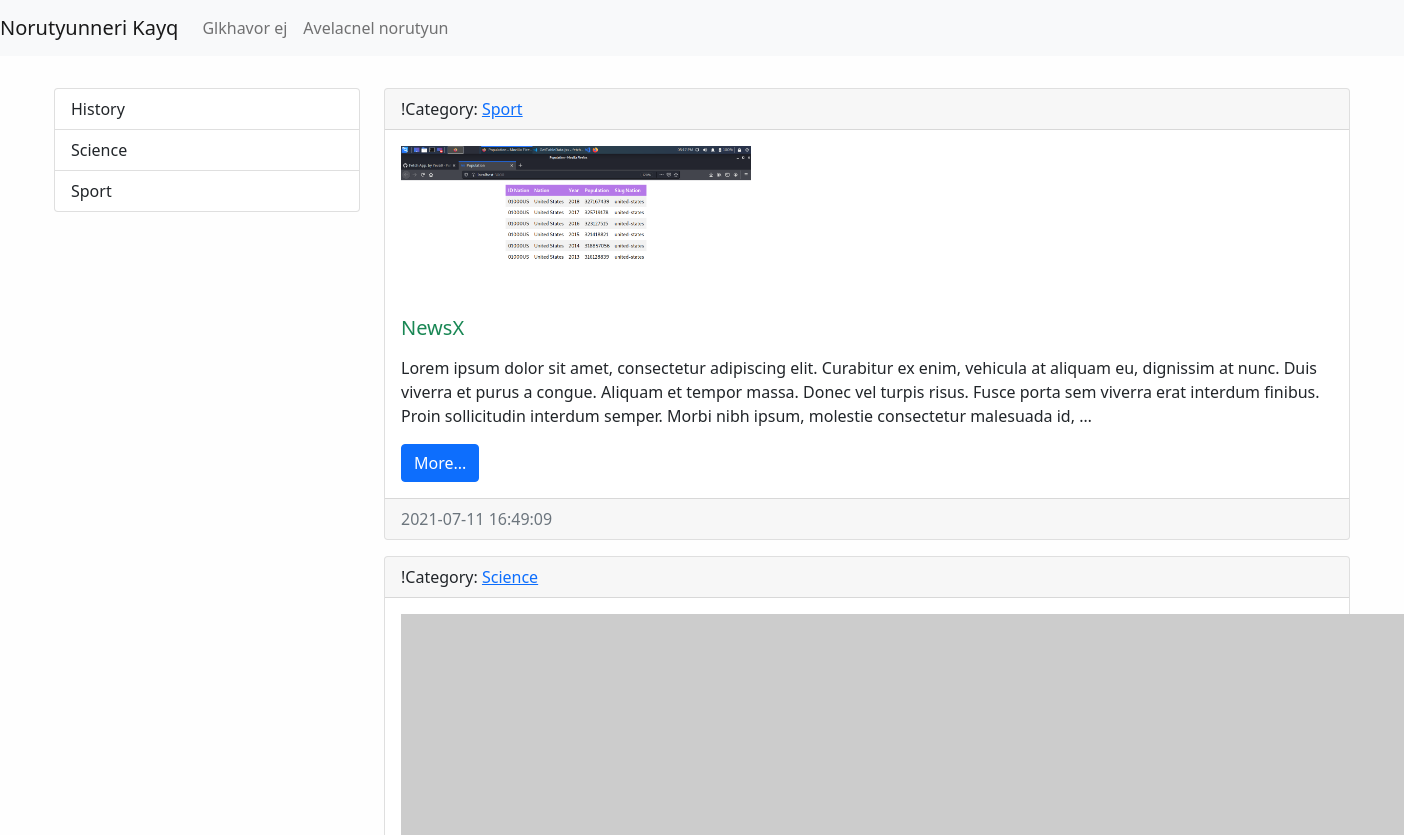
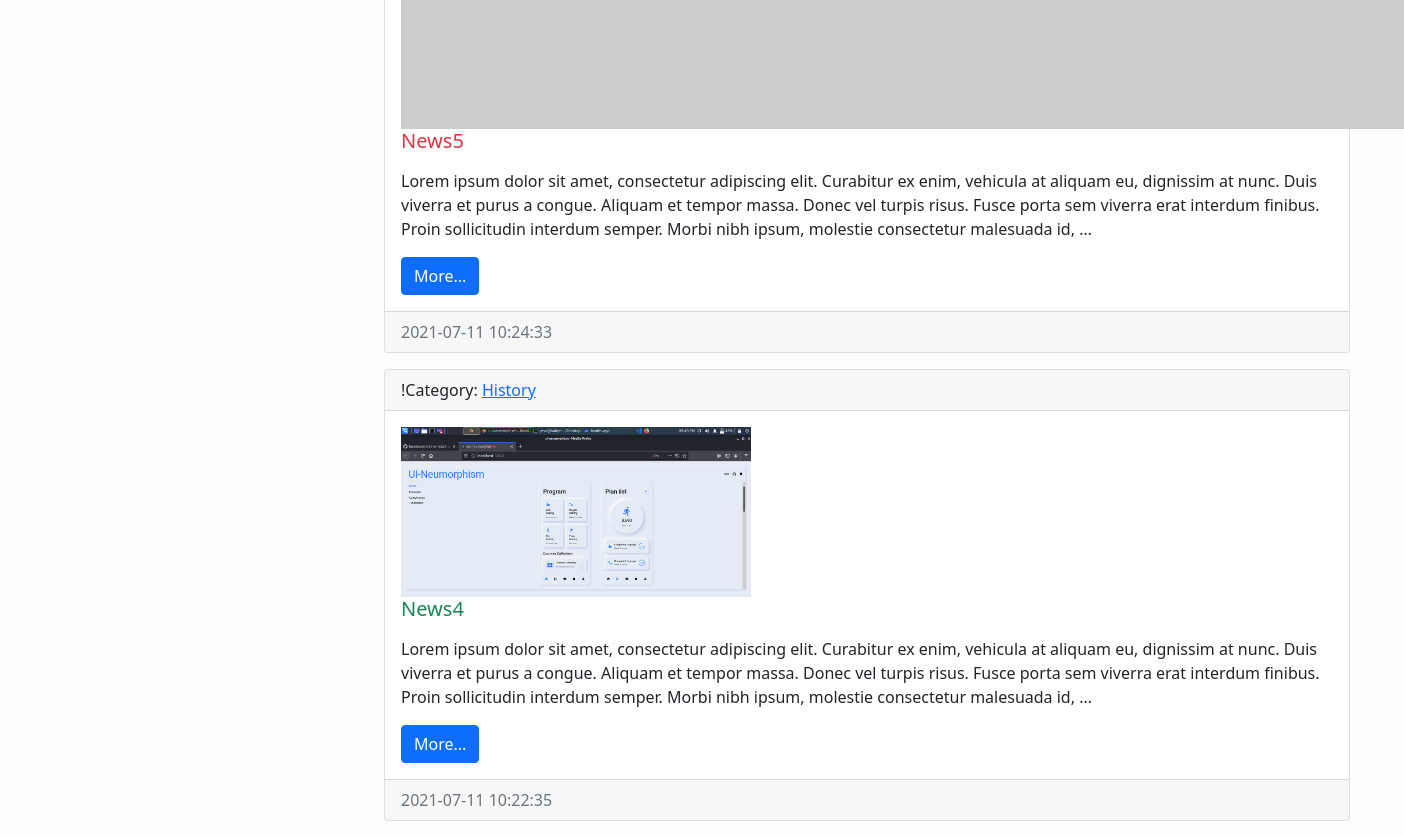
The app's page / (upper part), older data (2 pictures, top to bottom).
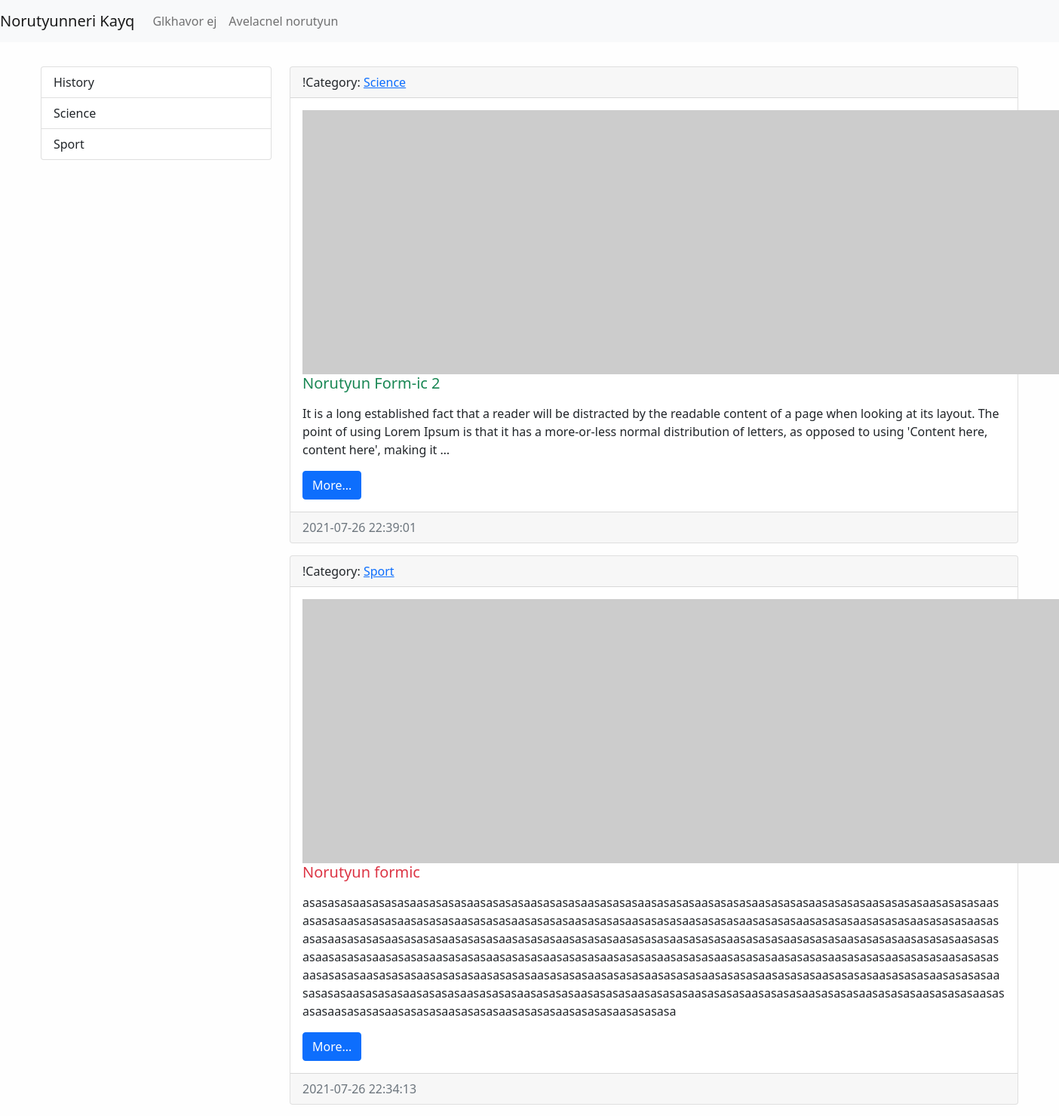
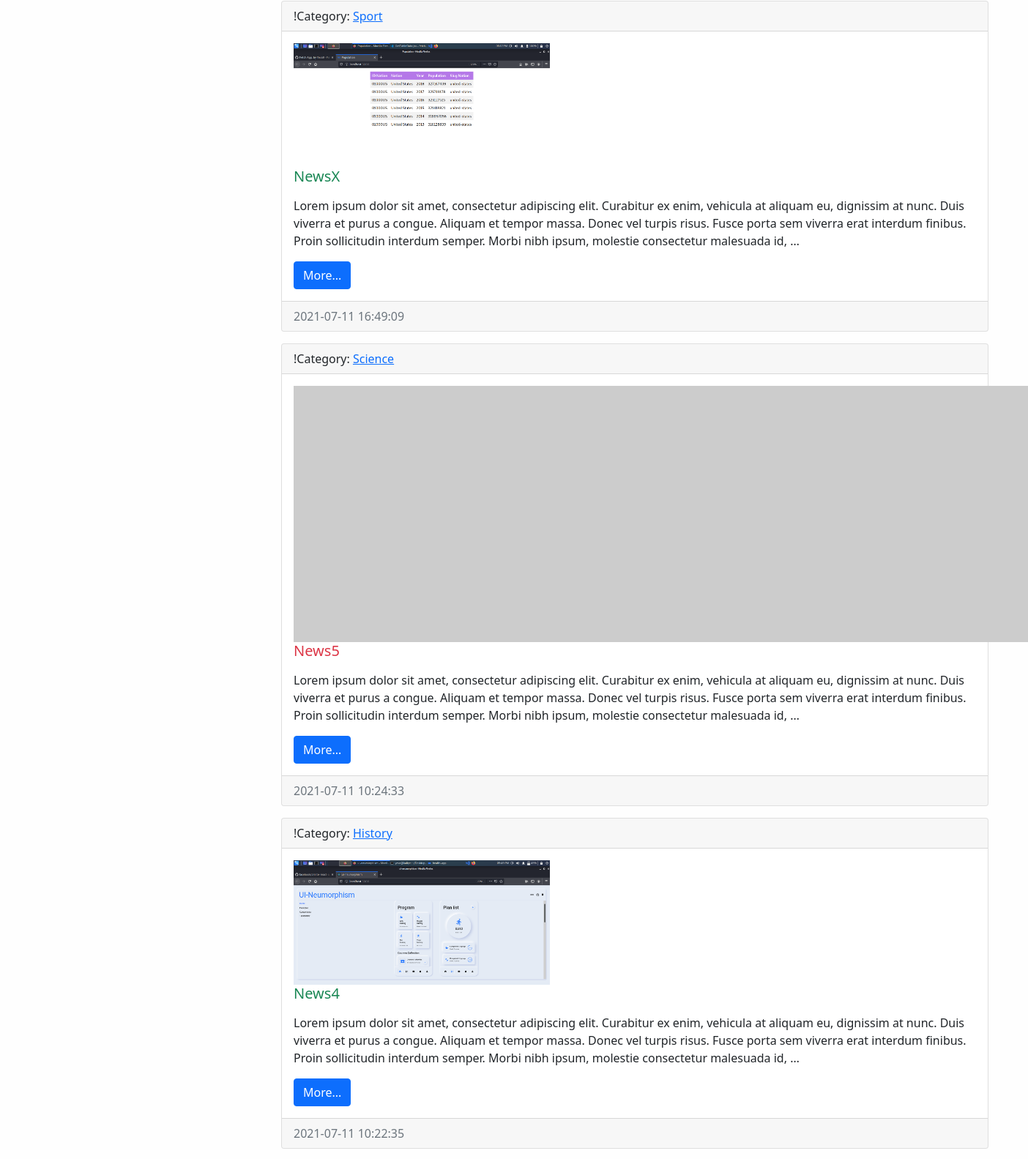
The same page, newer data (2 pictures, top to bottom).
### news/models.py (models this page shows, shortened)
class Category(models.Model):
    title = models.CharField(max_length=150, db_index=True, verbose_name='CATEGORYI ANUN')
    def get_absolute_url(self):
        return reverse('category', kwargs={"category_id": self.pk})
    def __str__(self):
        return self.title
    class Meta:
        verbose_name = "Category"
        verbose_name_plural = "Categoryner"
        ordering = ['title']

class News(models.Model):
    title = models.CharField(max_length=150, verbose_name="ANUN")
    content = models.TextField(blank=True)
    created_at = models.DateTimeField(auto_now_add=True, verbose_name='STEGHTSVEL E')
    updated_at = models.DateTimeField(auto_now=True, verbose_name='POPOKHVEL E')
    photo = models.ImageField(upload_to='photos/%Y/%m/%d/', blank=True)
    is_published = models.BooleanField(default=True, verbose_name='HRATARAKVEL E')
    category = models.ForeignKey('Category', on_delete=models.PROTECT)
    def get_absolute_url(self):
        return reverse('view_news', kwargs={"news_id": self.pk})
    class Meta:
        verbose_name = "Norutyun"  # entavernagira tsarayum(or` add news-y darav add Norutyun...)
        verbose_name_plural = "Norutyunner"  # sa el hognakii depqum(inchin -s er avelacnum` sa kdarna)
        ordering = ['-created_at']  # ev adminki ev modeli sort. hertakanutyuny kpokhvi

### news/views.py (the view)
# urls.py: path('', HomeNews.as_view(), name='home'),
class HomeNews(ListView):
    model = News
    template_name = 'news/home_news_list.html'
    context_object_name = 'news'
    def get_context_data(self, *, object_list=None, **kwargs):
        context = super().get_context_data(**kwargs)
        context['title'] = 'GLKHAVOR'
        return context
    def get_queryset(self):
        return News.objects.filter(is_published=True)

### news/templatetags/news_tags.py (called while the page is built)
@register.inclusion_tag('news/list-categories.html')
def show_categories(arg1="hello", arg2="world"):
    categories = Category.objects.all()
    return {"categories": categories, "arg1": arg1,  "arg2": arg2}

### news/templates/news/home_news_list.html (shortened to what this page needs)
{% extends 'base.html' %}
{% block sidebar %}
    {% include 'inc/_sidebar.html' %}
{% endblock %}
{% block content %}
{% for item in news %}
<div class="card mt-3">
    <div class="card-header">
        !Category: <a href="{{ item.category.get_absolute_url }}"> {{ item.category }} </a>
    </div>
    <div class="card-body">
        <div class="media">
            {% if item.photo %}
            <img alt="" class="mr-3" src="{{ item.photo.url }}" width="350">
            {% else %}
            <img alt="" class="mr-3" src="https://picsum.photos/id/1050/350/235">
            {% endif %}
            <div class="media-body">
                <h5 class="card-title {% cycle  'text-success' 'text-danger'%} ">{{ item.title }}</h5>
                <p class="card-text">{{ item.content|linebreaks|truncatewords:50 }}</p>
                <a class="btn btn-primary" href="{{ item.get_absolute_url }}">More...</a>
            </div>
        </div>
    </div>
    <div class="card-footer text-muted">
        {{ item.created_at|date:'Y-m-d H:i:s' }}
    </div>
</div>
{% empty %}
<p> Oops... There is no data... </p>
{% lorem 3 p %}
{% endfor %}
{% endblock %}

### templates/base.html (shortened to what this page needs)
<!doctype html>
{% load static %}
<html lang="en">
<head>
    <link href="{% static 'bootstrap/css/bootstrap.min.css' %}" rel="stylesheet">
    <link href="{% static 'css/style.css' %}" rel="stylesheet">
</head>
<body>
{% include 'inc/_nav.html'%}
<div class="container mt-3">
    <div class="row">
        <div class="col-md-3 mt-3">
            {% block sidebar %} SIDEBAR {% endblock %}
        </div>
        <div class="col-md-9">
            {% block content %} CONTENT {% endblock %}
        </div>
    </div>
</div>
</body>
</html>

### templates/inc/_nav.html (shortened to what this page needs)
<nav class="navbar navbar-expand-lg navbar-light bg-light">
    <a class="navbar-brand" href="{% url 'home' %}"> Norutyunneri Kayq </a>
    <div class="collapse navbar-collapse" id="navbarSupportedContent">
        <ul class="navbar-nav me-auto mb-2 mb-lg-0">
            <li class="nav-item"><a class="nav-link" href="{% url 'home' %}">Glkhavor ej</a></li>
            <li class="nav-item"><a class="nav-link" href="{% url 'add_news' %}">Avelacnel norutyun</a></li>
        </ul>
    </div>
</nav>

### templates/inc/_sidebar.html (shortened to what this page needs)
{% load news_tags %}
{% show_categories %}

### news/templates/news/list-categories.html (shortened to what this page needs)
<div class="list-group">
    {% for item in categories %}
    <a class="list-group-item list-group-item-action" href="{{ item.get_absolute_url }}">
        {{ item.title }}</a>
    {% endfor %}
</div>

### mysite/static/css/style.css (style rules this page uses)
body { background-color: #fefefe; }

Row changes from the older to the newer data that the page shows:
added News: category "Science", title "Norutyun Form-ic 2", content "It is a long established fact that a reader will be distracted by the readable content of a page when looking at its layout. The point of using Lorem Ipsum is that it has a more-or-less normal distribution of letters, as opposed to using 'Content here, content here', making it …", created_at "2021-07-26 22:39:01"
added News: category "Sport", title "Norutyun formic", content "asasasasaasasasasaasasasasaasasasasaasasasasaasasasasaasasasasaasasasasaasasasasaasasasasaasasasasaasasasasaasasasasaasasasasaasasasasaasasasasaasasasasaasasasasaasasasasaasasasasaasasasasaasasasasaasasasasaasasasasaasasasasaasasasasaasasasasaasasasasaasasasasaasasasasaasasasasaasasasasaasasasasaasasasasaasasasasaasasasasaasasasasaasasasasaasasasasaasasasasaasasasasaasasasasaasasasasaasasasasaasasasasaasasasasaasasasasaasasasasaasasasasaasasasasaasasasasaasasasasaasasasasaasasasasaasasasasaasasasasaasasasasaasasasasaasasasasaasasasasaasasasasaasasasasaasasasasaasasasasaasasasasaasasasasaasasasasaasasasasaasasasasaasasasasaasasasasaasasasasaasasasasaasasasasaasasasasaasasasasaasasasasaasasasa…", created_at "2021-07-26 22:34:13"
